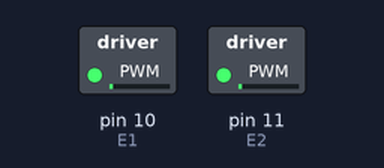
Bench run of a sketch on a simulated Arduino Uno, built with avr-gcc and run on an emulated ATmega328P. Shown: switched loads named in the sketch (green lamp = pin HIGH). Pins used as bus, display or sensor lines are not drawn.

Above: at 0.05 s.
At 1.15 s:
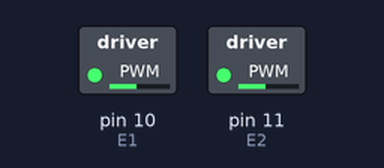
At 2.3 s:
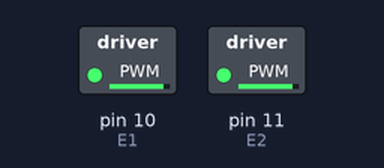
At 4.55 s:
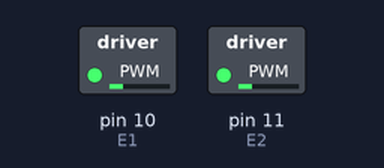
Timing chart, 0 to 6.9 s (numbered marks = the images above):
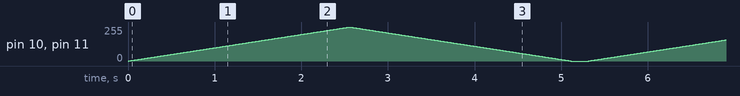

The sketch:

2DC_L293D.ino
```cpp
//Pins for L293D
#define E1 10  // Enable pin motor 1
#define E2 11  // Enable pin motor 2

#define C1 8   // Control pin 1 motor 1
#define C2 9   // Control pin 2 motor 1
#define C3 12  // Control pin 1 motor 2
#define C4 13  // Control pin 2 motor 2

void setup() {
    pinMode(E1, OUTPUT);
    pinMode(E2, OUTPUT);

    pinMode(C1, OUTPUT);
    pinMode(C2, OUTPUT);
    pinMode(C3, OUTPUT);
    pinMode(C4, OUTPUT);
}

void loop() {

    //Set both motors to run in one direction
    digitalWrite(C1, HIGH);
    digitalWrite(C2, LOW);
    digitalWrite(C3, HIGH);
    digitalWrite(C4, LOW);

    for(int i = 0; i<255; i++){ //Increase speed
      analogWrite(E1,i);
      analogWrite(E2,i);
      delay(10);
    }
    for(int i = 255; i>0; i--){ //Decrease speed
      analogWrite(E1,i);
      analogWrite(E2,i);
      delay(10);
    }

    //Stop motors
    digitalWrite(E1, LOW);
    digitalWrite(E2, LOW);
    delay(200);

    //Reverse rotation direction
    digitalWrite(C1, LOW);
    digitalWrite(C2, HIGH);
    digitalWrite(C3, LOW);
    digitalWrite(C4, HIGH);

    for(int i = 0; i<255; i++){ //Increase speed
      analogWrite(E1,i);
      analogWrite(E2,i);
      delay(10);
    }
    for(int i = 255; i>0; i--){ //Decrease speed
      analogWrite(E1,i);
      analogWrite(E2,i);
      delay(10);
    }

    //Stop motors
    digitalWrite(E1, LOW);
    digitalWrite(E2, LOW);
    delay(200);
}
```
